Frame 1 (no input): blank canvas, image omitted
Frame 60 (no input): blank canvas, image omitted
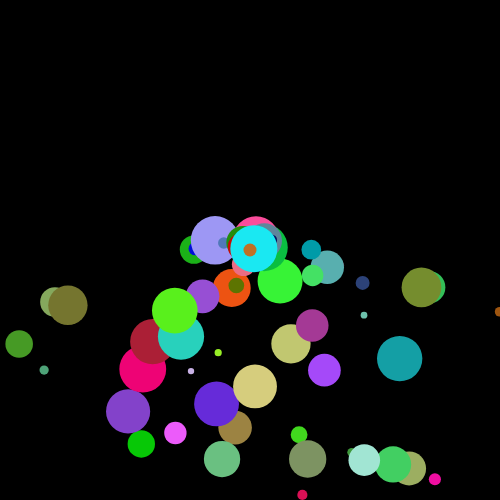
Frame 120 (the mouse pressed at the canvas centre since frame 60)

The p5.js sketch whose frames 1 and 60 were blank and that drew this single picture after the mouse press (run headless with seeded random() and noise() and a simulated clock; from frame 60 on, the mouse is pressed at the canvas centre):

// p5.js sketch
// ── sketch.js
// gravity is what lets our balls bounce realistically
var gravity = 0.5;
// this array will store all the balls
var balls = [];

function setup() {
  // standard setup function...
  createCanvas(500,500);
  background(0);
  noStroke();
}

function draw() {
  // erase the background every frame
  background(0);
  
  // if the mouse is held down, then we add a new ball to the array
  if (mouseIsPressed) {
    // we create a new ball at the mouse's position, and give it a random size between 10 and 50
    balls.push(new Ball(mouseX, mouseY, random(10,50)));
  }
  
  for(var i=0; i < balls.length; i++) {
    balls[i].show();
    balls[i].update();
    
    // now, check to see if we need to remove the ball from the array
    if(balls[i].size <= 0) {
      balls.splice(i, 1);
      i--; // this prevents the array from doing funky stuff
    }
  }
}

class Ball {
  
  constructor(x, y, size) {
    // keep the starting x, y position and size
    this.x = x;
    this.y = y;
    this.size = size;
    
    // make a random color value for the ball
    this.color = [int(random(255)),int(random(255)),int(random(255))];
    
    // set the x speed random, and set the y speed random-negative (so it looks like they're kind of "exploding" out of the cursor)
    this.xSpeed = random(-5,5);
    this.ySpeed = random(-4,-1);
  }
  
  show() {
    // this function just draws the ball each frame
    // in the correct position, with the correct color
    fill(this.color);
    ellipse(this.x, this.y, this.size);
  }
  
  update() {
    // increment the position by the x and y speed
    this.x += this.xSpeed;
    this.y += this.ySpeed;
    
    // use gravity to accelerate downward
    this.ySpeed += gravity;
    
    // if it bounces off the sides, reverse the x speed by multiplying it by -1
    // notice that I take into account the radius of the ball when I do this!
    if(this.x < this.size/2 || this.x > (width - this.size/2)) {
      this.xSpeed *= -1;
    }
    
    // if it bounces off the bottom of the screen, bounce the y speed by -1
    // actually, I bounce it by -0.9 so that it bounces more realistically
    // instead of bouncing back to its original height, it gets lower each time
    if(this.y > (height - this.size/2)) {
      this.ySpeed *= -0.9;
      this.y = height - this.size/2;
    }
    
    // at the end of each frame, make the ball slightly smaller
    this.size -= 0.1;
  }
}
